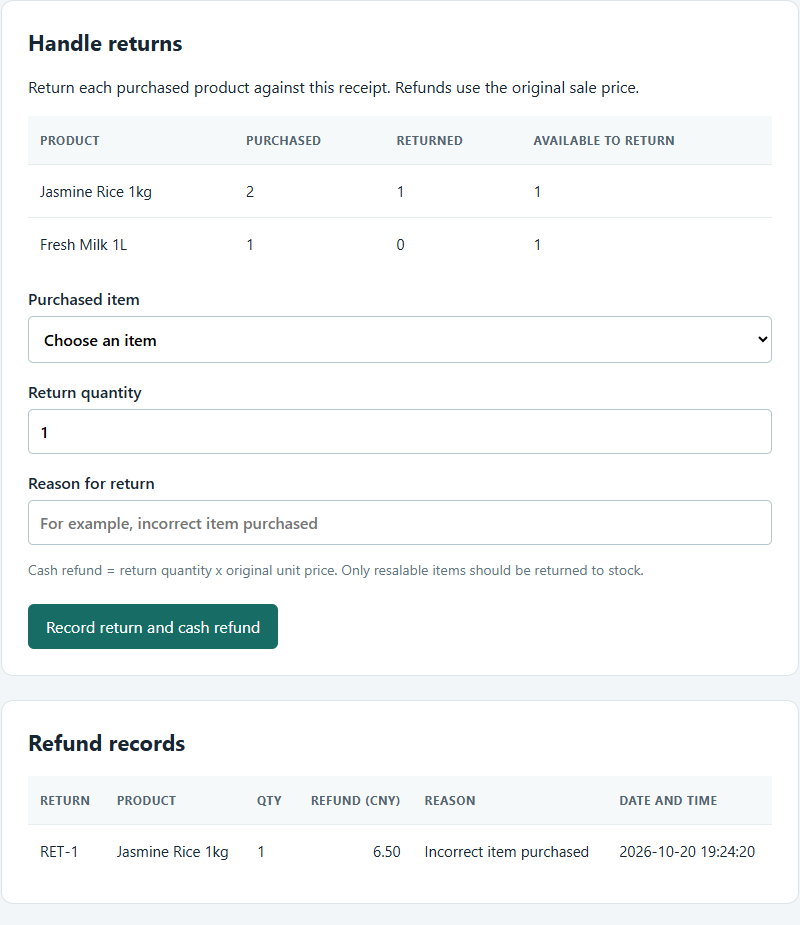
#> input picture deliverables/report/report_assets/13-return-detail.png, 800 x 925 px, found by its file name
$ python build-presentation-assets.py
#> lines starting #> are read from the running program, lines starting #| are printed output that depends on the picture
"""Crop an existing genuine screenshot without editing its recorded contents."""
from pathlib import Path
from PIL import Image
import json, hashlib

out=Path('deliverables/presentation/assets');out.mkdir(parents=True,exist_ok=True)
source=Path('deliverables/report/report_assets/13-return-detail.png')
box=(20,770,780,890)
Image.open(source).crop(box).save(out/'refund-ledger-detail.png')
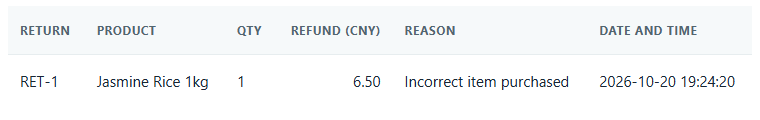
#> saved as refund-ledger-detail.png: PIL image 760x120 RGB; mean R, G, B 245.5, 247.1, 247.9
(out/'provenance.json').write_text(json.dumps({'source':str(source),'source_sha256':hashlib.sha256(source.read_bytes()).hexdigest(),'output':'refund-ledger-detail.png','crop_box':box,'content':'unaltered pixels from genuine earlier return verification'},indent=2),encoding='utf-8')

$ run again, with deliverables/report/report_assets/02-ssd-process-sale.png copied over deliverables/report/report_assets/13-return-detail.png
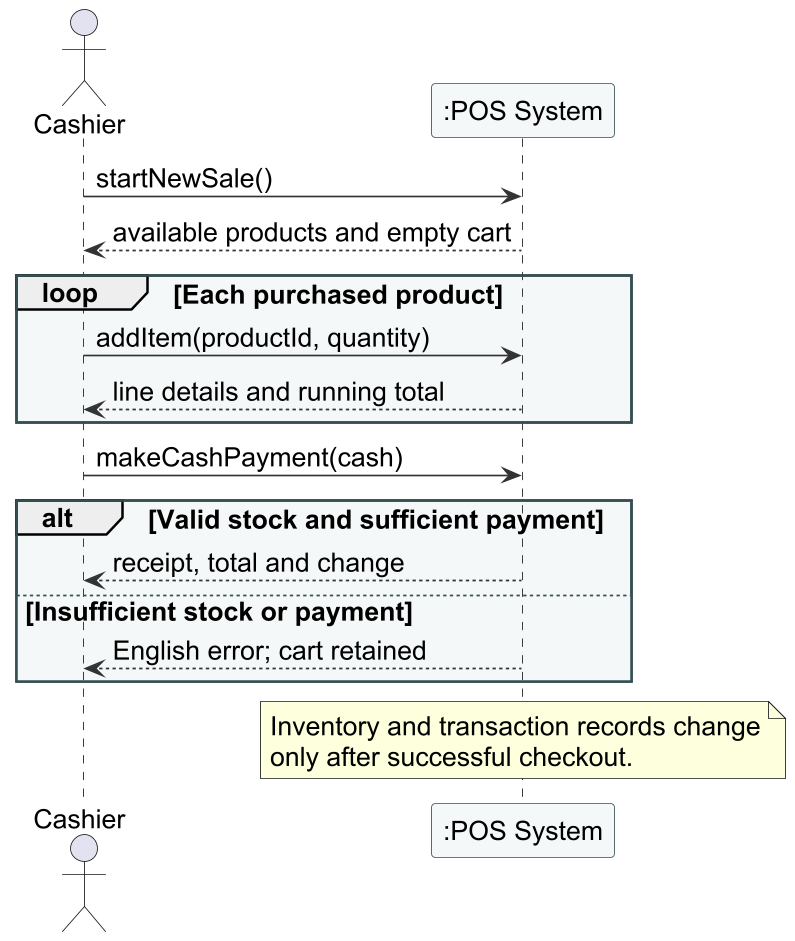
#> input picture deliverables/report/report_assets/02-ssd-process-sale.png, 795 x 941 px, found by its file name
#> `Image.open(source).crop(box).save(out/'refund-ledger-detail.png')`:
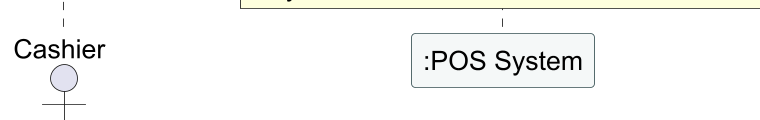
#> saved as refund-ledger-detail.png: PIL image 760x120 RGB; mean R, G, B 247.6, 248, 246.5
